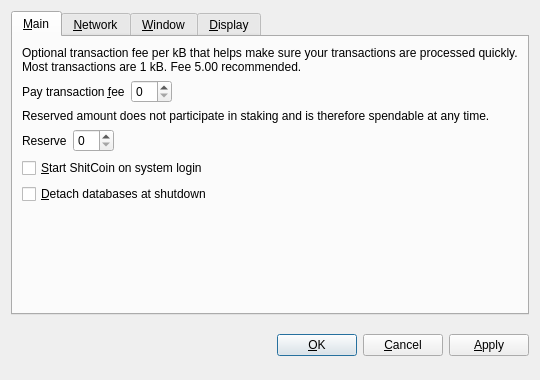
<?xml version="1.0" encoding="UTF-8"?>
<ui version="4.0">
 <class>OptionsDialog</class>
 <widget class="QDialog" name="OptionsDialog">
  <property name="geometry">
   <rect>
    <x>0</x>
    <y>0</y>
    <width>540</width>
    <height>380</height>
   </rect>
  </property>
  <property name="windowTitle">
   <string>Options</string>
  </property>
  <property name="modal">
   <bool>true</bool>
  </property>
  <layout class="QVBoxLayout" name="verticalLayout">
   <item>
    <widget class="QTabWidget" name="tabWidget">
     <property name="tabPosition">
      <enum>QTabWidget::North</enum>
     </property>
     <property name="currentIndex">
      <number>0</number>
     </property>
     <widget class="QWidget" name="tabMain">
      <attribute name="title">
       <string>&amp;Main</string>
      </attribute>
      <layout class="QVBoxLayout" name="verticalLayout_Main">
       <item>
        <widget class="QLabel" name="transactionFeeInfoLabel">
         <property name="text">
          <string>Optional transaction fee per kB that helps make sure your transactions are processed quickly. Most transactions are 1 kB. Fee 5.00 recommended.</string>
         </property>
         <property name="textFormat">
          <enum>Qt::PlainText</enum>
         </property>
         <property name="wordWrap">
          <bool>true</bool>
         </property>
        </widget>
       </item>
       <item>
        <layout class="QHBoxLayout" name="horizontalLayoutFee">
         <item>
          <widget class="QLabel" name="transactionFeeLabel">
           <property name="text">
            <string>Pay transaction &amp;fee</string>
           </property>
           <property name="textFormat">
            <enum>Qt::PlainText</enum>
           </property>
           <property name="buddy">
            <cstring>transactionFee</cstring>
           </property>
          </widget>
         </item>
         <item>
          <widget class="BitcoinAmountField" name="transactionFee"/>
         </item>
         <item>
          <spacer name="horizontalSpacerFee">
           <property name="orientation">
            <enum>Qt::Horizontal</enum>
           </property>
           <property name="sizeHint" stdset="0">
            <size>
             <width>40</width>
             <height>20</height>
            </size>
           </property>
          </spacer>
         </item>
        </layout>
       </item>
       <item>
        <widget class="QLabel" name="reserveBalanceInfoLabel">
         <property name="text">
          <string>Reserved amount does not participate in staking and is therefore spendable at any time.</string>
         </property>
         <property name="textFormat">
          <enum>Qt::PlainText</enum>
         </property>
         <property name="wordWrap">
          <bool>true</bool>
         </property>
        </widget>
       </item>
       <item>
        <layout class="QHBoxLayout" name="horizontalLayoutReserveBalance">
         <item>
          <widget class="QLabel" name="reserveBalanceLabel">
           <property name="text">
            <string>Reserve</string>
           </property>
           <property name="textFormat">
            <enum>Qt::PlainText</enum>
           </property>
           <property name="buddy">
            <cstring>reserveBalance</cstring>
           </property>
          </widget>
         </item>
         <item>
          <widget class="BitcoinAmountField" name="reserveBalance"/>
         </item>
         <item>
          <spacer name="horizontalSpacerReserveBalance">
           <property name="orientation">
            <enum>Qt::Horizontal</enum>
           </property>
           <property name="sizeHint" stdset="0">
            <size>
             <width>40</width>
             <height>20</height>
            </size>
           </property>
          </spacer>
         </item>
        </layout>
       </item>
       <item>
        <widget class="QCheckBox" name="bitcoinAtStartup">
         <property name="toolTip">
          <string>Automatically start ShitCoin after logging in to the system.</string>
         </property>
         <property name="text">
          <string>&amp;Start ShitCoin on system login</string>
         </property>
        </widget>
       </item>
       <item>
        <widget class="QCheckBox" name="detachDatabases">
         <property name="toolTip">
          <string>Detach block and address databases at shutdown. This means they can be moved to another data directory, but it slows down shutdown. The wallet is always detached.</string>
         </property>
         <property name="text">
          <string>&amp;Detach databases at shutdown</string>
         </property>
        </widget>
       </item>
       <item>
        <spacer name="verticalSpacer_Main">
         <property name="orientation">
          <enum>Qt::Vertical</enum>
         </property>
         <property name="sizeHint" stdset="0">
          <size>
           <width>20</width>
           <height>40</height>
          </size>
         </property>
        </spacer>
       </item>
      </layout>
     </widget>
     <widget class="QWidget" name="tabNetwork">
      <attribute name="title">
       <string>&amp;Network</string>
      </attribute>
      <layout class="QVBoxLayout" name="verticalLayout_Network">
       <item>
        <widget class="QCheckBox" name="mapPortUpnp">
         <property name="toolTip">
          <string>Automatically open the ShitCoin client port on the router. This only works when your router supports UPnP and it is enabled.</string>
         </property>
         <property name="text">
          <string>Map port using &amp;UPnP</string>
         </property>
        </widget>
       </item>
       <item>
        <widget class="QCheckBox" name="connectSocks">
         <property name="toolTip">
          <string>Connect to the ShitCoin network through a SOCKS proxy (e.g. when connecting through Tor).</string>
         </property>
         <property name="text">
          <string>&amp;Connect through SOCKS proxy:</string>
         </property>
        </widget>
       </item>
       <item>
        <layout class="QHBoxLayout" name="horizontalLayout_Network">
         <item>
          <widget class="QLabel" name="proxyIpLabel">
           <property name="text">
            <string>Proxy &amp;IP:</string>
           </property>
           <property name="textFormat">
            <enum>Qt::PlainText</enum>
           </property>
           <property name="buddy">
            <cstring>proxyIp</cstring>
           </property>
          </widget>
         </item>
         <item>
          <widget class="QValidatedLineEdit" name="proxyIp">
           <property name="maximumSize">
            <size>
             <width>140</width>
             <height>16777215</height>
            </size>
           </property>
           <property name="toolTip">
            <string>IP address of the proxy (e.g. 127.0.0.1)</string>
           </property>
          </widget>
         </item>
         <item>
          <widget class="QLabel" name="proxyPortLabel">
           <property name="text">
            <string>&amp;Port:</string>
           </property>
           <property name="textFormat">
            <enum>Qt::PlainText</enum>
           </property>
           <property name="buddy">
            <cstring>proxyPort</cstring>
           </property>
          </widget>
         </item>
         <item>
          <widget class="QLineEdit" name="proxyPort">
           <property name="maximumSize">
            <size>
             <width>55</width>
             <height>16777215</height>
            </size>
           </property>
           <property name="toolTip">
            <string>Port of the proxy (e.g. 9050)</string>
           </property>
          </widget>
         </item>
         <item>
          <widget class="QLabel" name="socksVersionLabel">
           <property name="text">
            <string>SOCKS &amp;Version:</string>
           </property>
           <property name="textFormat">
            <enum>Qt::PlainText</enum>
           </property>
           <property name="buddy">
            <cstring>socksVersion</cstring>
           </property>
          </widget>
         </item>
         <item>
          <widget class="QValueComboBox" name="socksVersion">
           <property name="toolTip">
            <string>SOCKS version of the proxy (e.g. 5)</string>
           </property>
          </widget>
         </item>
         <item>
          <spacer name="horizontalSpacer_Network">
           <property name="orientation">
            <enum>Qt::Horizontal</enum>
           </property>
           <property name="sizeHint" stdset="0">
            <size>
             <width>40</width>
             <height>20</height>
            </size>
           </property>
          </spacer>
         </item>
        </layout>
       </item>
       <item>
        <spacer name="verticalSpacer_Network">
         <property name="orientation">
          <enum>Qt::Vertical</enum>
         </property>
         <property name="sizeHint" stdset="0">
          <size>
           <width>20</width>
           <height>40</height>
          </size>
         </property>
        </spacer>
       </item>
      </layout>
     </widget>
     <widget class="QWidget" name="tabWindow">
      <attribute name="title">
       <string>&amp;Window</string>
      </attribute>
      <layout class="QVBoxLayout" name="verticalLayout_Window">
       <item>
        <widget class="QCheckBox" name="minimizeToTray">
         <property name="toolTip">
          <string>Show only a tray icon after minimizing the window.</string>
         </property>
         <property name="text">
          <string>&amp;Minimize to the tray instead of the taskbar</string>
         </property>
        </widget>
       </item>
       <item>
        <widget class="QCheckBox" name="minimizeOnClose">
         <property name="toolTip">
          <string>Minimize instead of exit the application when the window is closed. When this option is enabled, the application will be closed only after selecting Quit in the menu.</string>
         </property>
         <property name="text">
          <string>M&amp;inimize on close</string>
         </property>
        </widget>
       </item>
       <item>
        <spacer name="verticalSpacer_Window">
         <property name="orientation">
          <enum>Qt::Vertical</enum>
         </property>
         <property name="sizeHint" stdset="0">
          <size>
           <width>20</width>
           <height>40</height>
          </size>
         </property>
        </spacer>
       </item>
      </layout>
     </widget>
     <widget class="QWidget" name="tabDisplay">
      <attribute name="title">
       <string>&amp;Display</string>
      </attribute>
      <layout class="QVBoxLayout" name="verticalLayout_Display">
       <item>
        <layout class="QHBoxLayout" name="horizontalLayout_1_Display">
         <item>
          <widget class="QLabel" name="langLabel">
           <property name="text">
            <string>User Interface &amp;language:</string>
           </property>
           <property name="textFormat">
            <enum>Qt::PlainText</enum>
           </property>
           <property name="buddy">
            <cstring>lang</cstring>
           </property>
          </widget>
         </item>
         <item>
          <widget class="QValueComboBox" name="lang">
           <property name="toolTip">
            <string>The user interface language can be set here. This setting will take effect after restarting ShitCoin.</string>
           </property>
          </widget>
         </item>
        </layout>
       </item>
       <item>
        <layout class="QHBoxLayout" name="horizontalLayout_2_Display">
         <item>
          <widget class="QLabel" name="unitLabel">
           <property name="text">
            <string>&amp;Unit to show amounts in:</string>
           </property>
           <property name="textFormat">
            <enum>Qt::PlainText</enum>
           </property>
           <property name="buddy">
            <cstring>unit</cstring>
           </property>
          </widget>
         </item>
         <item>
          <widget class="QValueComboBox" name="unit">
           <property name="toolTip">
            <string>Choose the default subdivision unit to show in the interface and when sending coins.</string>
           </property>
          </widget>
         </item>
        </layout>
       </item>
       <item>
        <widget class="QCheckBox" name="displayAddresses">
         <property name="toolTip">
          <string>Whether to show ShitCoin addresses in the transaction list or not.</string>
         </property>
         <property name="text">
          <string>&amp;Display addresses in transaction list</string>
         </property>
        </widget>
       </item>
       <item>
        <widget class="QCheckBox" name="coinControlFeatures">
         <property name="toolTip">
          <string>Whether to show coin control features or not.</string>
         </property>
         <property name="text">
          <string>Display coin &amp;control features (experts only!)</string>
         </property>
        </widget>
       </item>
       <item>
        <spacer name="verticalSpacer_Display">
         <property name="orientation">
          <enum>Qt::Vertical</enum>
         </property>
         <property name="sizeHint" stdset="0">
          <size>
           <width>20</width>
           <height>40</height>
          </size>
         </property>
        </spacer>
       </item>
      </layout>
     </widget>
    </widget>
   </item>
   <item>
    <layout class="QHBoxLayout" name="horizontalLayout_Buttons">
     <item>
      <spacer name="horizontalSpacer_1">
       <property name="orientation">
        <enum>Qt::Horizontal</enum>
       </property>
       <property name="sizeHint" stdset="0">
        <size>
         <width>40</width>
         <height>48</height>
        </size>
       </property>
      </spacer>
     </item>
     <item>
      <widget class="QLabel" name="statusLabel">
       <property name="font">
        <font>
         <weight>75</weight>
         <bold>true</bold>
        </font>
       </property>
       <property name="text">
        <string/>
       </property>
       <property name="textFormat">
        <enum>Qt::PlainText</enum>
       </property>
       <property name="wordWrap">
        <bool>true</bool>
       </property>
      </widget>
     </item>
     <item>
      <spacer name="horizontalSpacer_2">
       <property name="orientation">
        <enum>Qt::Horizontal</enum>
       </property>
       <property name="sizeHint" stdset="0">
        <size>
         <width>40</width>
         <height>48</height>
        </size>
       </property>
      </spacer>
     </item>
     <item>
      <widget class="QPushButton" name="okButton">
       <property name="text">
        <string>&amp;OK</string>
       </property>
      </widget>
     </item>
     <item>
      <widget class="QPushButton" name="cancelButton">
       <property name="text">
        <string>&amp;Cancel</string>
       </property>
       <property name="autoDefault">
        <bool>false</bool>
       </property>
      </widget>
     </item>
     <item>
      <widget class="QPushButton" name="applyButton">
       <property name="text">
        <string>&amp;Apply</string>
       </property>
       <property name="autoDefault">
        <bool>false</bool>
       </property>
      </widget>
     </item>
    </layout>
   </item>
  </layout>
 </widget>
 <customwidgets>
  <customwidget>
   <class>BitcoinAmountField</class>
   <extends>QSpinBox</extends>
   <header>bitcoinamountfield.h</header>
  </customwidget>
  <customwidget>
   <class>QValueComboBox</class>
   <extends>QComboBox</extends>
   <header>qvaluecombobox.h</header>
  </customwidget>
  <customwidget>
   <class>QValidatedLineEdit</class>
   <extends>QLineEdit</extends>
   <header>qvalidatedlineedit.h</header>
  </customwidget>
 </customwidgets>
 <resources/>
 <connections/>
</ui>
